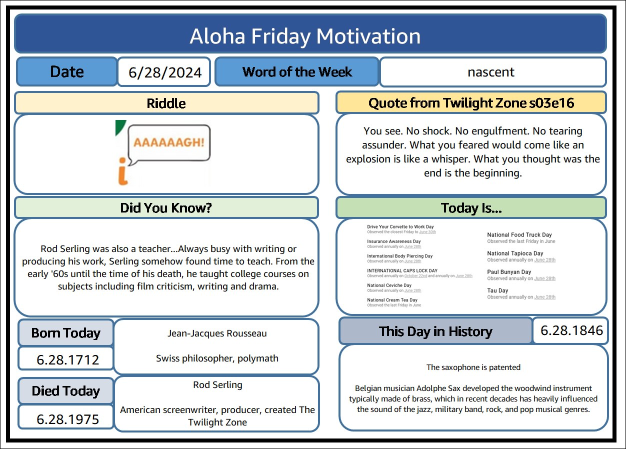
#> input picture images/afm/afm-ed252-card.jpg, 1252 x 898 px (shown at 1/2 size); its folder holds 5 pictures in this run
$ python make-afm-thumbs.py
#> lines starting #> are read from the running program, lines starting #| are printed output that depends on the picture
#!/usr/bin/env python3
"""Generate catalog thumbnails for AFM edition cards.

Idempotent: only writes a thumb when it's missing or older than its card.
Part of the weekly web-edition flow (directions Step 11) — run after adding
a new card JPG, before build-afm-pages.mjs. check-site.mjs catches a missing
thumb because the generated catalog row references it.

  python3 scripts/make-afm-thumbs.py
"""
import os, sys, glob
from PIL import Image

ROOT = os.path.dirname(os.path.dirname(os.path.abspath(__file__)))
SRC = os.path.join(ROOT, "images", "afm")
DST = os.path.join(SRC, "thumbs")
WIDTH = 340
QUALITY = 72

os.makedirs(DST, exist_ok=True)
made = skipped = 0
sources = sorted(glob.glob(os.path.join(SRC, "afm-ed*-card.jpg")))
sources.append(os.path.join(SRC, "afm-banner.jpg"))  # noCard-row fallback

for src in sources:
    base = os.path.basename(src).replace("-card.jpg", "").replace(".jpg", "")
    dst = os.path.join(DST, f"{base}-thumb.jpg")
    if os.path.exists(dst) and os.path.getmtime(dst) >= os.path.getmtime(src):
        skipped += 1
        continue
    im = Image.open(src).convert("RGB")
#> im is the input picture: PIL image 1252x898 RGB; mean R, G, B 200.9, 208.5, 213.9
    h = round(im.height * WIDTH / im.width)
#> h = 244
    im.resize((WIDTH, h), Image.LANCZOS).save(dst, quality=QUALITY, optimize=True)
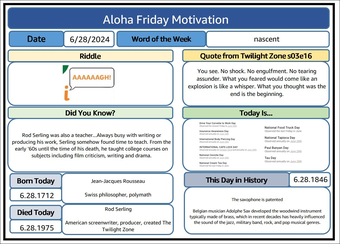
#> saved as afm-ed252-thumb.jpg: PIL image 340x244 RGB; mean R, G, B 200.1, 207.8, 213.4
    made += 1
#> pass 2 of the loop `for src in sources:`:
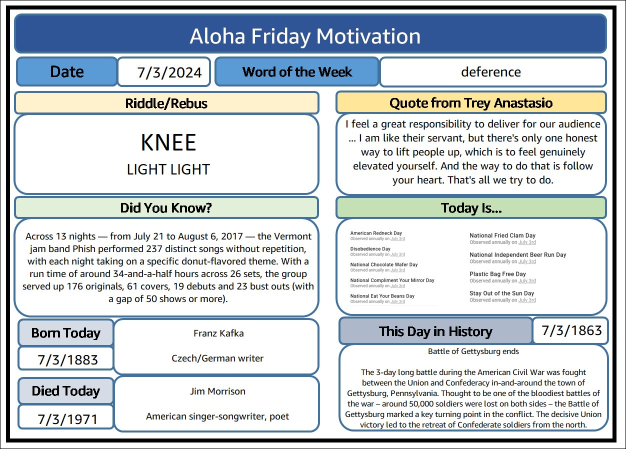
#> input picture images/afm/afm-ed253-card.jpg, 1252 x 898 px (shown at 1/2 size)
#> im is the input picture: PIL image 1252x898 RGB; mean R, G, B 198.6, 206.4, 211.8
#> `im.resize((WIDTH, h), Image.LANCZOS).save(dst, quality=QUALITY, optimi..`:
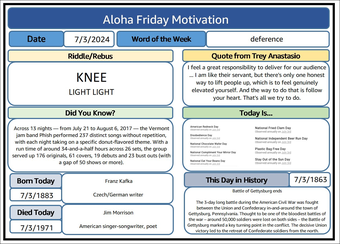
#> saved as afm-ed253-thumb.jpg: PIL image 340x244 RGB; mean R, G, B 197.7, 205.6, 211.2
#> pass 3 of the loop `for src in sources:`:
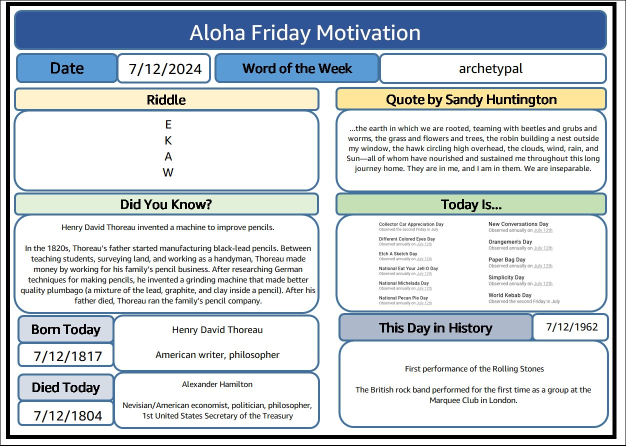
#> input picture images/afm/afm-ed254-card.jpg, 1252 x 891 px (shown at 1/2 size)
#> im is the input picture: PIL image 1252x891 RGB; mean R, G, B 200.4, 208.2, 213.8
#> `im.resize((WIDTH, h), Image.LANCZOS).save(dst, quality=QUALITY, optimi..`:
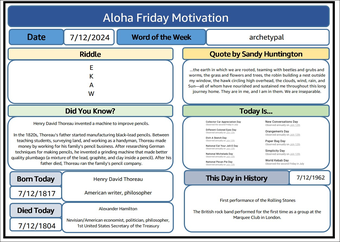
#> saved as afm-ed254-thumb.jpg: PIL image 340x242 RGB; mean R, G, B 199.7, 207.7, 213.4
#> the loop made 5 passes; the first 3 are shown

total = sum(os.path.getsize(f) for f in glob.glob(os.path.join(DST, "*.jpg")))
print(f"thumbs: {made} written, {skipped} up to date, {total // 1024} KB total")
if made + skipped != len(sources):
    sys.exit(1)
